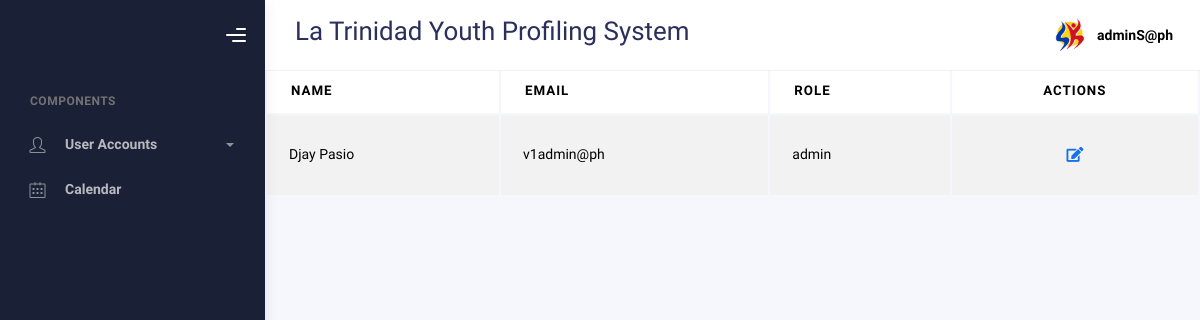
The app's page /superadmin/index.php (signed in), older data.
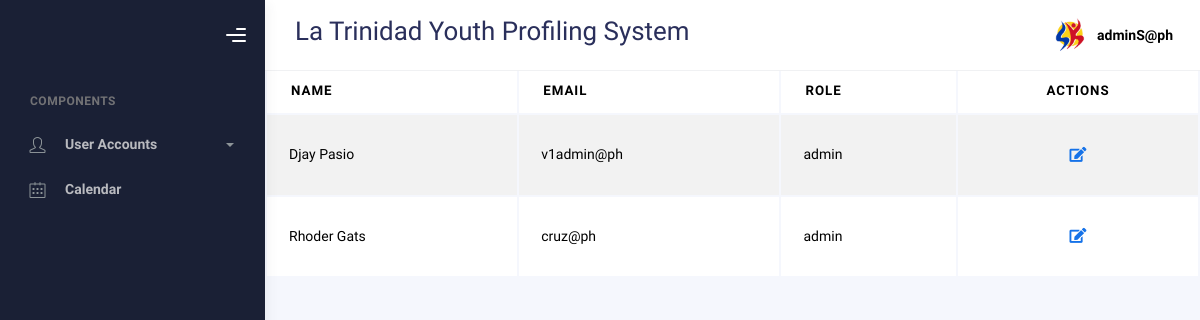
The same page, newer data.
### tables this page shows
CREATE TABLE `account` (
  `id` int(250) NOT NULL,
  `email` varchar(50) NOT NULL,
  `password` varchar(255) NOT NULL,
  `FirstName` varchar(50) NOT NULL,
  `LastName` varchar(50) NOT NULL,
  `role` enum('superadmin','admin','user') NOT NULL DEFAULT 'user',
  `code` varchar(50) DEFAULT NULL
);

### superadmin/index.php (the view, shortened to what the changed rows need)
<?php
include("../connection/conne.php");
$barangay_code = "";
?>
<!DOCTYPE html>
<html lang="en">
  <head>
    <link rel="stylesheet" href="../bootstrap/assets/css/bootstrap.min.css" />
    <link rel="stylesheet" href="../bootstrap/assets/css/plugins.min.css" />
    <link rel="stylesheet" href="../bootstrap/assets/css/kaiadmin.min.css" />
  </head>
  <body>
    <div class="wrapper">
      <div class="main-panel">
        <div class="main-header">
          <nav
            class="navbar navbar-header navbar-header-transparent navbar-expand-lg border-bottom"
          >
            <div class="container-fluid">
              <h2><?php echo $barangay_code; ?> La Trinidad Youth Profiling System</h2>
            </div>
          </nav>
        </div>
        <div class="content">
        <h1>User Accounts</h1>
        <?php
        $current_user_email = $_SESSION['email'];
        $role = $_SESSION['role'];
        if ($role === 'superadmin') {
        $sql_fetch = "SELECT * FROM account WHERE role = 'admin' AND email != '$current_user_email'";
        } elseif ($role === 'admin') {
        $sql_fetch = "SELECT * FROM account WHERE role = 'user' AND email != '$current_user_email'";
        } else {
        echo "Unauthorized access.";
        exit();
        }
    $sql_result = mysqli_query($conn, $sql_fetch);
    if ($sql_result && mysqli_num_rows($sql_result) > 0) {
        ?>
            <div class="section">
            <div class="table-responsive">
                  <table class="display table table-striped table-hover dataTable" id="add-row">
                    <thead>
                        <tr>
                          <th>Name</th>
                          <th>Email</th>
                          <th>Role</th>
                          <th><center>Actions</center></th>
                        </tr>
                      </thead>
                      <tbody>
                        <?php
                        while ($row = mysqli_fetch_assoc($sql_result)) {
                            $lname = $row['LastName'];
                            $fname = $row['FirstName'];
                            $email = $row['email'];
                            $role = $row['role'];
                            $fullName = $fname . ' ' . $lname;
                            ?>
                            <tr>
                                <td><?= $fullName; ?></td>
                                <td style="text-transform:lowercase"><?= $email; ?></td>
                                <td><?= $role; ?></td>
                                <td><center>
                                  <a href="update_acc.php?id=<?= $row['id']; ?>" class="btn btn-link btn-primary btn-lg" data-bs-toggle="tooltip" title="Edit"><i
                                      class="fa fa-edit"></i></a>
                                </center></td>
                            </tr>
                        <?php } ?>
                      </tbody>
                    </table>
                </div>
            </div>
        <?php } else { ?>
            <p>No accounts found.</p>
        <?php } ?>
    </div>
  </div>
  </div>
</body>
</html>

Row changes from the older to the newer data that the page shows:
now on this page (row edited): account: fullName "Rhoder Gats", email "cruz@ph", role "admin"
